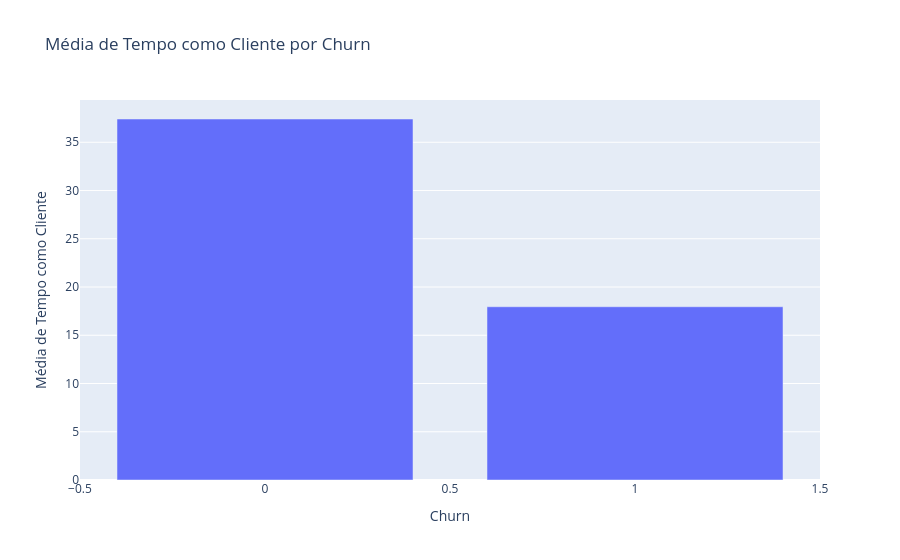

This figure's notebook cell:
### Code cell
media = df.groupby('Churn')['Tempo_como_Cliente'].mean().reset_index()

fig = px.bar(media, x='Churn', y='Tempo_como_Cliente', title='Média de Tempo como Cliente por Churn', labels={'Tempo_como_Cliente': 'Média de Tempo como Cliente', 'Churn': 'Churn'})
fig.show()

# Os clientes que deram churn tem uma média de tempo como cliente menor do que os clientes que não deram churn, o que pode indicar que os clientes que estão mais tempo como cliente estão mais satisfeitos com os serviços da empresa e por isso não dão churn, enquanto os clientes que estão menos tempo como cliente estão mais propensos a dar churn, talvez por ainda não terem se acostumado com os serviços ou por ainda estarem avaliando se os serviços atendem às suas necessidades.

### Figure 1 — Plotly figure (JSON) as saved in the notebook; plotly's stock layout.template omitted (floating-point values rounded to 4 significant figures)
{"data": [{"hovertemplate": "Churn=%{x}<br>Média de Tempo como Cliente=%{y}<extra></extra>", "legendgroup": "", "marker": {"color": "#636efa", "pattern": {"shape": ""}}, "name": "", "orientation": "v", "showlegend": false, "textposition": "auto", "type": "bar", "x": [0, 1], "xaxis": "x", "y": [37.41, 17.95], "yaxis": "y"}], "layout": {"barmode": "relative", "legend": {"tracegroupgap": 0}, "title": {"text": "Média de Tempo como Cliente por Churn"}, "xaxis": {"anchor": "y", "domain": [0, 1], "title": {"text": "Churn"}}, "yaxis": {"anchor": "x", "domain": [0, 1], "title": {"text": "Média de Tempo como Cliente"}}}}
